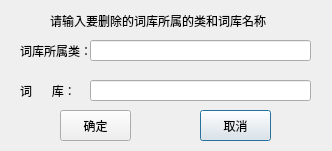
<?xml version="1.0" encoding="UTF-8"?>
<ui version="4.0">
 <class>DeleteBookDialog</class>
 <widget class="QDialog" name="DeleteBookDialog">
  <property name="geometry">
   <rect>
    <x>0</x>
    <y>0</y>
    <width>332</width>
    <height>151</height>
   </rect>
  </property>
  <property name="windowTitle">
   <string>  移除词库  </string>
  </property>
  <property name="windowIcon">
   <iconset resource="rc.qrc">
    <normaloff>:/new/prefix1/rc/actions/remove.png</normaloff>:/new/prefix1/rc/actions/remove.png</iconset>
  </property>
  <widget class="QLabel" name="label">
   <property name="geometry">
    <rect>
     <x>50</x>
     <y>10</y>
     <width>221</width>
     <height>21</height>
    </rect>
   </property>
   <property name="text">
    <string>请输入要删除的词库所属的类和词库名称</string>
   </property>
  </widget>
  <widget class="QLineEdit" name="bookLineEdit">
   <property name="geometry">
    <rect>
     <x>90</x>
     <y>80</y>
     <width>221</width>
     <height>21</height>
    </rect>
   </property>
   <property name="readOnly">
    <bool>false</bool>
   </property>
  </widget>
  <widget class="QPushButton" name="QuitButton">
   <property name="geometry">
    <rect>
     <x>200</x>
     <y>110</y>
     <width>71</width>
     <height>31</height>
    </rect>
   </property>
   <property name="text">
    <string>取消</string>
   </property>
   <property name="icon">
    <iconset resource="rc.qrc">
     <normaloff>:/new/prefix1/rc/actions/editdelete.png</normaloff>:/new/prefix1/rc/actions/editdelete.png</iconset>
   </property>
  </widget>
  <widget class="QPushButton" name="OKButton">
   <property name="geometry">
    <rect>
     <x>60</x>
     <y>110</y>
     <width>71</width>
     <height>31</height>
    </rect>
   </property>
   <property name="text">
    <string>确定</string>
   </property>
   <property name="icon">
    <iconset resource="rc.qrc">
     <normaloff>:/new/prefix1/rc/actions/apply.png</normaloff>:/new/prefix1/rc/actions/apply.png</iconset>
   </property>
  </widget>
  <widget class="QLineEdit" name="classLineEdit">
   <property name="geometry">
    <rect>
     <x>90</x>
     <y>40</y>
     <width>221</width>
     <height>21</height>
    </rect>
   </property>
  </widget>
  <widget class="QLabel" name="bookLabel">
   <property name="geometry">
    <rect>
     <x>20</x>
     <y>80</y>
     <width>71</width>
     <height>21</height>
    </rect>
   </property>
   <property name="text">
    <string>词      库：</string>
   </property>
  </widget>
  <widget class="QLabel" name="classLabel">
   <property name="geometry">
    <rect>
     <x>20</x>
     <y>40</y>
     <width>71</width>
     <height>21</height>
    </rect>
   </property>
   <property name="text">
    <string>词库所属类：</string>
   </property>
  </widget>
 </widget>
 <resources>
  <include location="rc.qrc"/>
 </resources>
 <connections/>
</ui>
